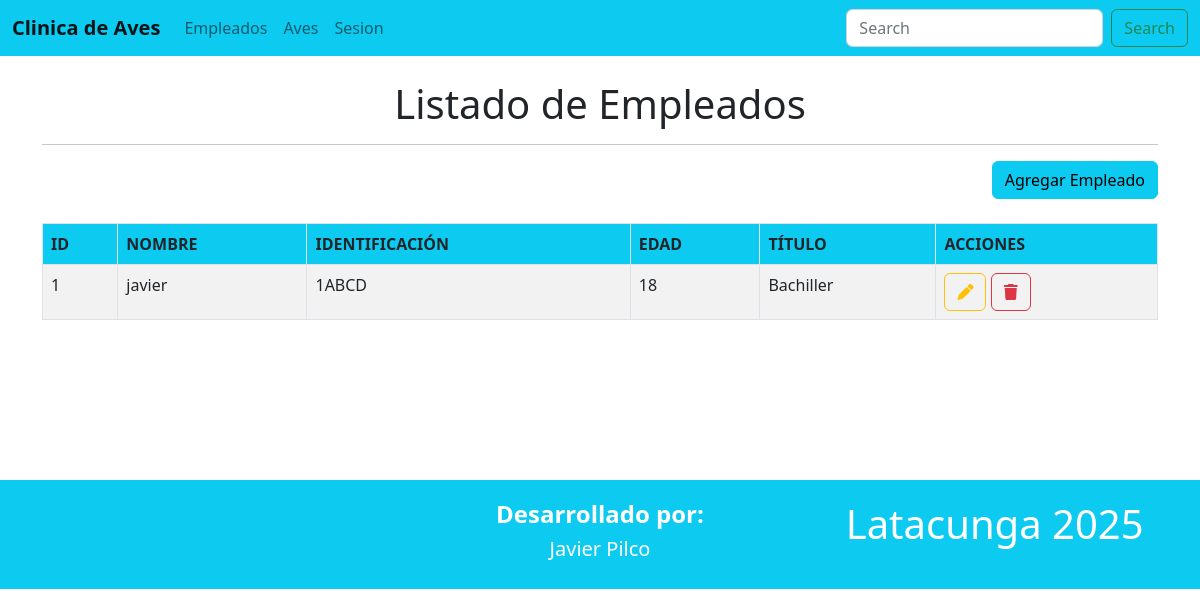
/, run on an earlier commit of the app's database.
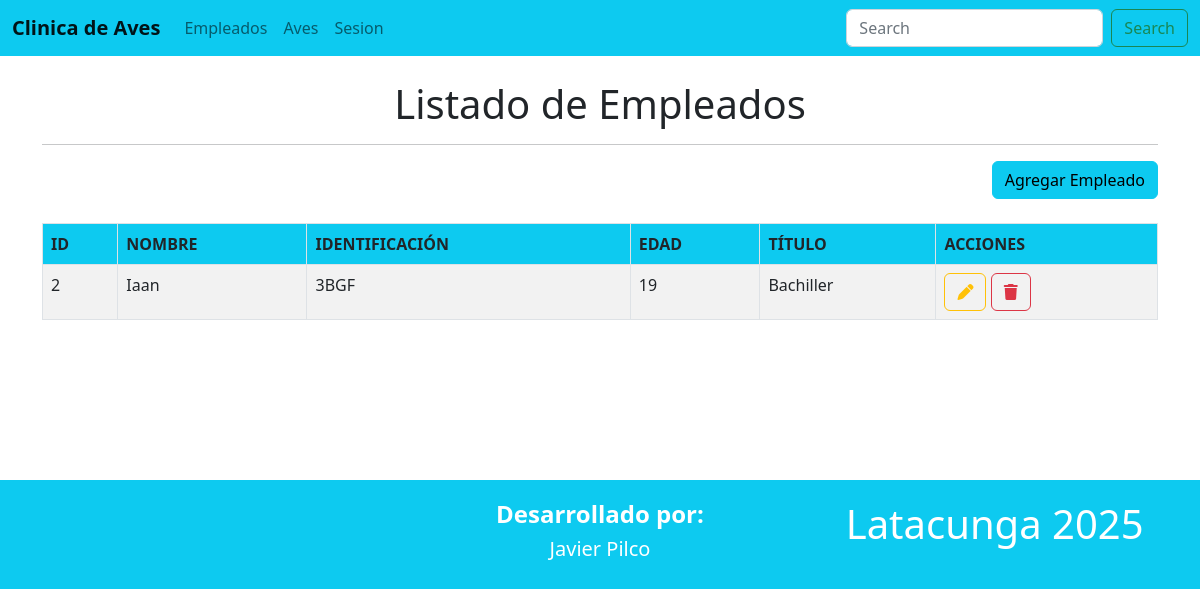
And on a later commit of the database.
### Aplicaciones/Modulo/models.py (models this page shows, shortened)
class Empleado(models.Model):
    identificacion = models.CharField(max_length=20, unique=True)
    nombre = models.CharField(max_length=100)
    edad = models.IntegerField()
    titulo = models.CharField(max_length=100)
    especialidad = models.CharField(max_length=50, default='Fisioterapeuta Aviar')

### Aplicaciones/Modulo/views.py (the view)
# urls.py: path('', views.inicioEmpleados),
def inicioEmpleados(request):
    empleados = Empleado.objects.all()
    return render(request, "inicioEmpleados.html", {'empleados': empleados})

### Aplicaciones/Modulo/templates/inicioEmpleados.html (shortened to what this page needs)
{% extends './plantilla.html' %}
{% block contenido %}
<br>
<h1 class="text-center">Listado de Empleados</h1>
<hr>
<div class="row">
    <div class="text-end">
        <a href="nuevoEmpleado" class="btn btn-info text-right">
            Agregar Empleado
        </a>
    </div>
</div>
<br>
<table  class="table table-bordered
     table-striped table-hover">
    <thead>
        <tr class="bg-info">
            <th>ID</th>
            <th>NOMBRE</th>
            <th>IDENTIFICACIÓN</th>
            <th>EDAD</th>
            <th>TÍTULO</th>
            <th>ACCIONES</th>
        </tr>
    </thead>
    <tbody>
        {% for emp in empleados %}
            <tr>
                <td>{{ emp.id }}</td>
                <td>{{ emp.nombre }}</td>
                <td>{{ emp.identificacion }}</td>
                <td>{{ emp.edad }}</td>
                <td>{{ emp.titulo }}</td>
                <td>
                    <a href="editarEmpleado/{{ emp.id }}" class="btn btn-outline-warning">
                        <i class="fa fa-pen"></i>
                    </a>
                    <a href="#"
                        data-id="{{ emp.id }}"
                        class="btn btn-outline-danger btnEliminar">
                        <i class="fa fa-trash"></i>
                    </a>
                </td>
            </tr>
        {% endfor %}
    </tbody>
</table>
<br><br><br><br><br><br>
{% endblock %}

What changed in the data, as far as the page shows it:
removed Empleado: id "1", nombre "javier", identificacion "1ABCD", edad "18", titulo "Bachiller"
added Empleado: id "2", nombre "Iaan", identificacion "3BGF", edad "19", titulo "Bachiller"
